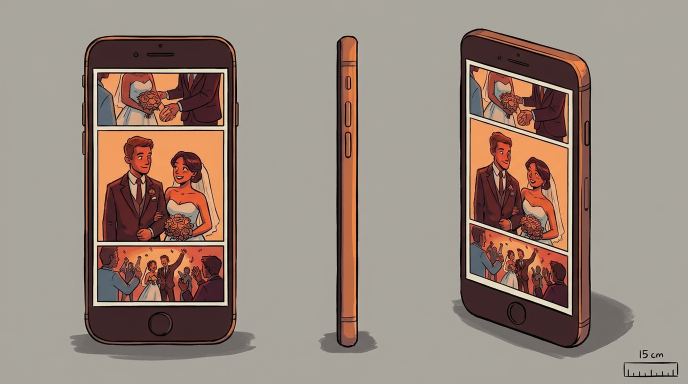
#> input picture projects/podcast-giac-mo-thiep-cuoi/assets/props/PROP_SMARTPHONE_SHOWING_WEDDING_PHOTOS.png, 1376 x 768 px (shown at 1/2 size)
$ python -i thumbnail.py   (imports and definitions only)   (older library calls are emulated)
#> lines starting #> are read from the running program, lines starting #| are printed output that depends on the picture
#> further down, picture is the input picture: shape (768, 1376, 3); mean B, G, R 123.9, 134.9, 152
### scripts/studio/media.py
"""Tiện ích ffmpeg / OpenCV: tìm ffmpeg, probe, đọc frame, đọc PCM, chạy lệnh có báo lỗi rõ ràng."""

import hashlib
import re
import shutil
import subprocess
from functools import lru_cache
from pathlib import Path


class MediaError(Exception):
    pass


# [57 lines left out: functions ffmpeg_exe, run_ffmpeg, has_nvenc, probe, not called in this run]


def cv2_module():
    try:
        import cv2

        return cv2
    except ImportError as e:
        raise MediaError("Thiếu opencv-python. Chạy `pip install -r requirements.txt`.") from e


# [54 lines left out: functions read_gray_frames, read_frame_at, read_pcm, sha256_file, not called in this run]

### scripts/studio/thumbnail.py
"""Thumbnail 16:9 (YouTube) + 9:16 (Shorts/TikTok): chọn frame nét, tương phản tốt nhất trong các đoạn đã dựng, thêm tiêu đề."""

from pathlib import Path

from . import media

FONTS = ["C:/Windows/Fonts/impact.ttf", "C:/Windows/Fonts/arialbd.ttf", "C:/Windows/Fonts/segoeuib.ttf",
         "/usr/share/fonts/truetype/dejavu/DejaVuSans-Bold.ttf", "/System/Library/Fonts/Supplemental/Arial Bold.ttf"]


def frame_score(frame) -> float:
    """Độ nét (phương sai Laplacian) × tương phản, phạt frame quá tối/quá sáng."""
    cv2 = media.cv2_module()
    g = cv2.cvtColor(cv2.resize(frame, (640, 360)), cv2.COLOR_BGR2GRAY)
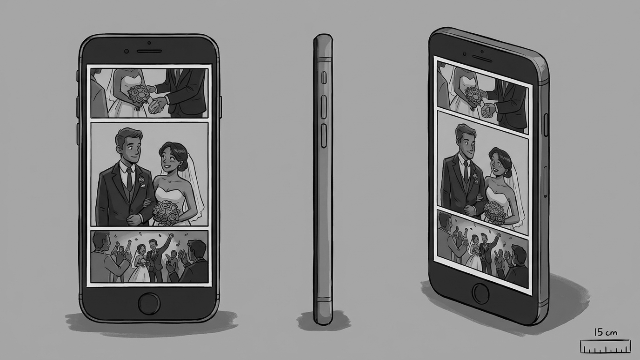
#> g: shape (360, 640); min 0, max 239, mean 138.6
    sharp = cv2.Laplacian(g, cv2.CV_64F).var()
#> sharp = 3906.4
    mean, std = float(g.mean()), float(g.std())
#> mean = 138.6; std = 50.79
    exposure = 1.0 - min(1.0, abs(mean - 105) / 105)
#> exposure = 0.68
    return (sharp ** 0.5) * (std / 64) * (0.3 + 0.7 * exposure)


# [106 lines left out: functions best_frame, _covers, _font, _wrap, compose, make, not called in this run]

>>> import cv2
>>> picture = cv2.imread('../../projects/podcast-giac-mo-thiep-cuoi/assets/props/PROP_SMARTPHONE_SHOWING_WEDDING_PHOTOS.png')
>>> result = frame_score(picture)
#> result = 38.48

$ run again, on projects/podcast-giac-mo-thiep-cuoi/assets/props/PROP_RED_WEDDING_INVITATION_CARD.png
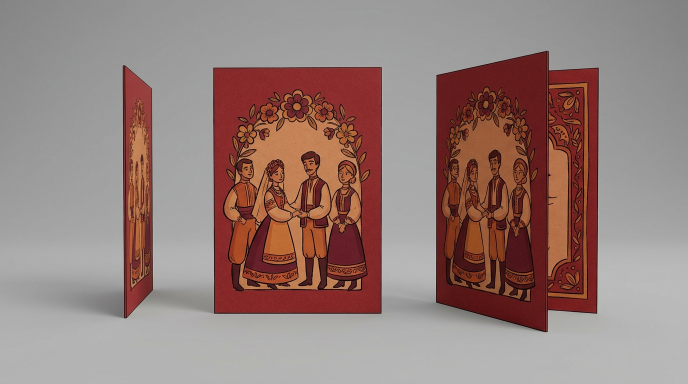
#> input picture projects/podcast-giac-mo-thiep-cuoi/assets/props/PROP_RED_WEDDING_INVITATION_CARD.png, 1376 x 768 px (shown at 1/2 size)
#> picture is the input picture: shape (768, 1376, 3); mean B, G, R 122.7, 127.2, 150
#> in frame_score, `g = cv2.cvtColor(cv2.resize(frame, (640, 360)), cv2.COLOR_BGR2GRAY)`:
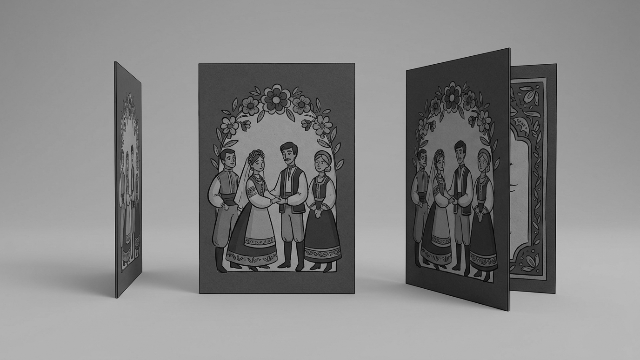
#> g: shape (360, 640); min 4, max 193, mean 133.4
#> sharp = 1807.3
#> mean = 133.4; std = 47.88
#> exposure = 0.73
#> result = 25.79
